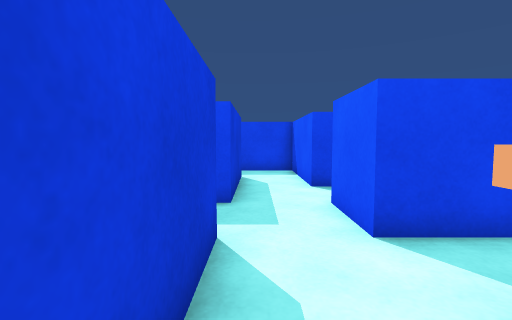
[1] (above)

24 first-person views from a walk through a 3-D level made in the Unity game engine. The camera is 0.62 m above the floor, tilts 4° down and sees 85° across. The floor is counted in squares, 0.5 m on a side. Each view is taken from the middle of a square. On the plan, view 1 faces up. The plan holds only what a view shows up to about 13 squares ahead; the rest is blank. The place goes on beyond the plan. The player character is not drawn.

[2]
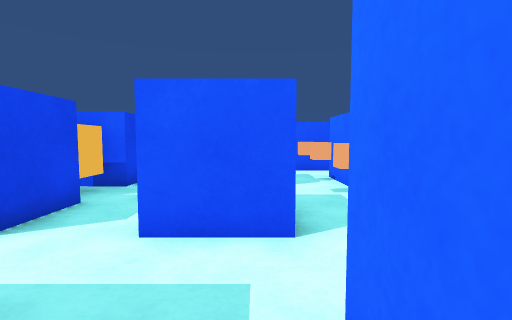

[3]
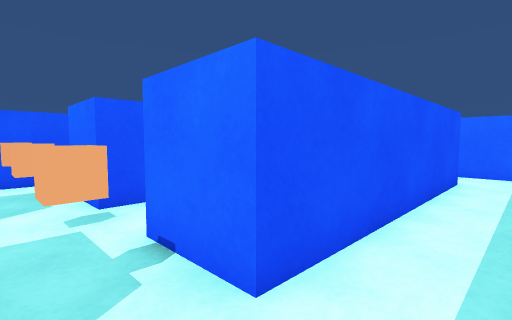

[4]
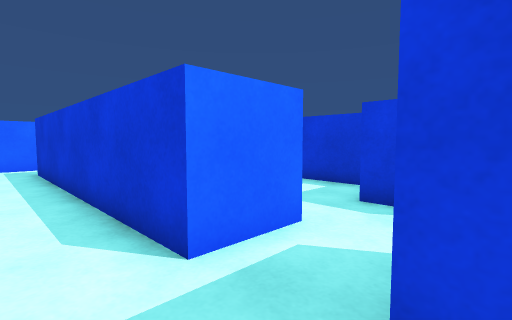

[5]
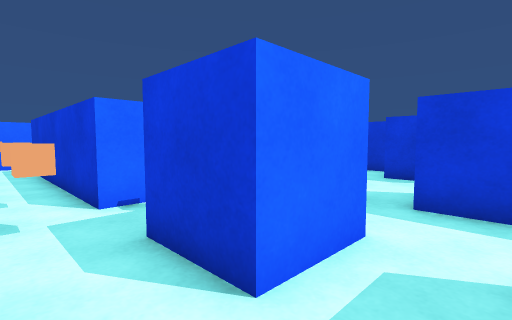

[6]
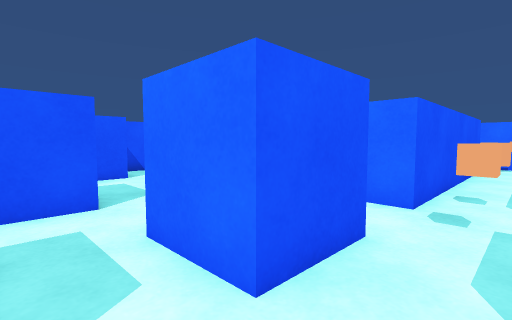

[7]
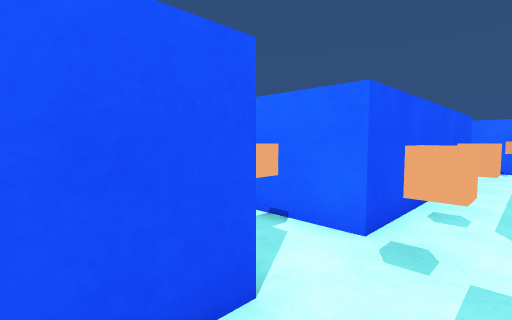

[8]
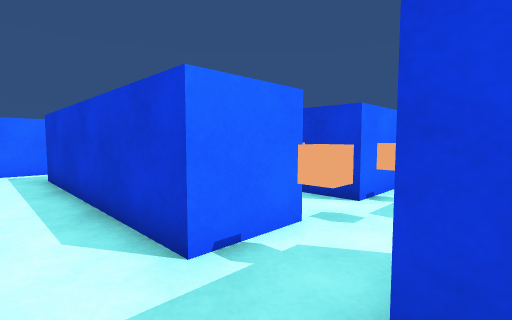

[9]
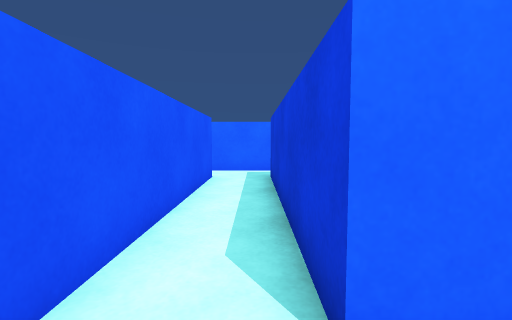

[10]
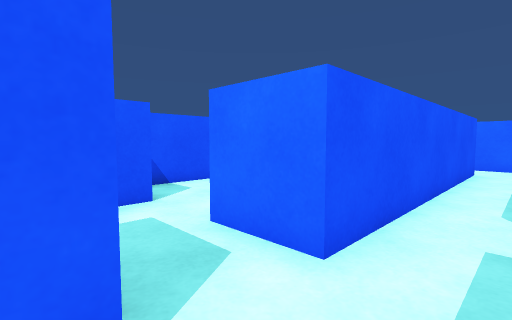

[11]
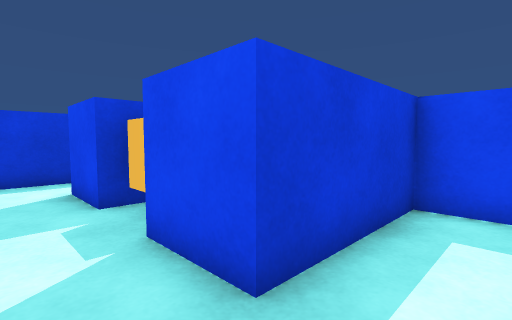

[12]
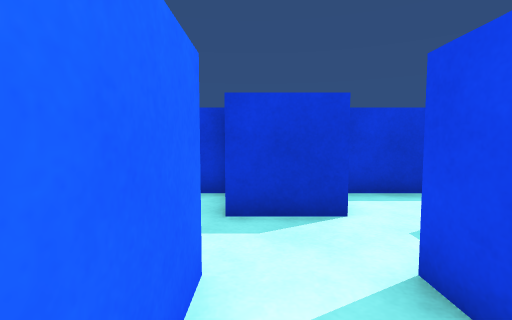

[13]
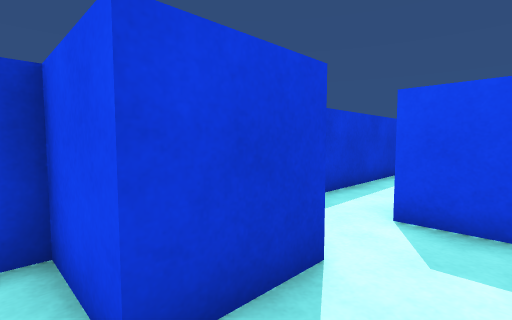

[14]
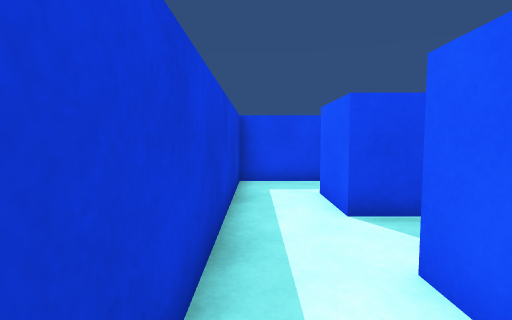

[15]
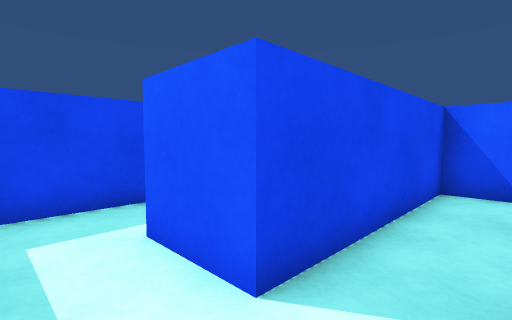

[16]
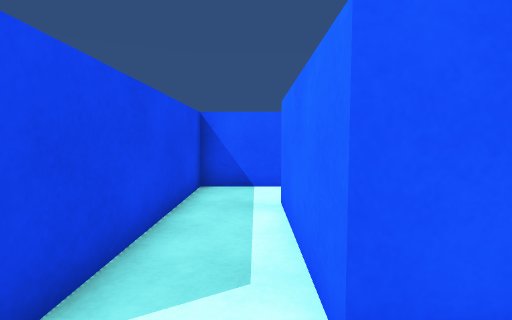

[17]
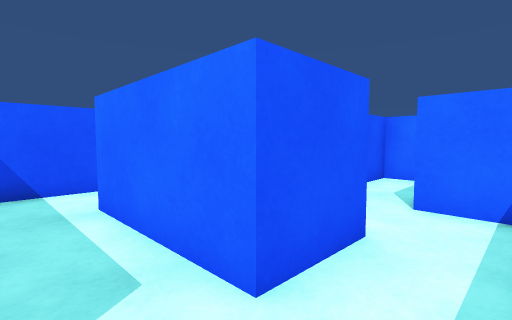

[18]
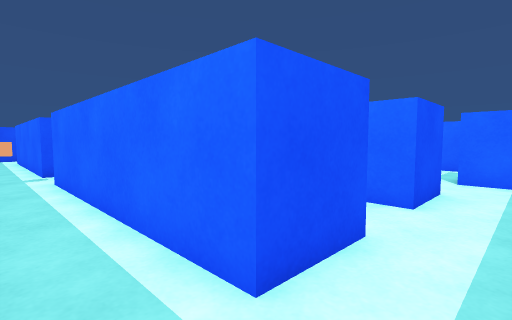

[19]
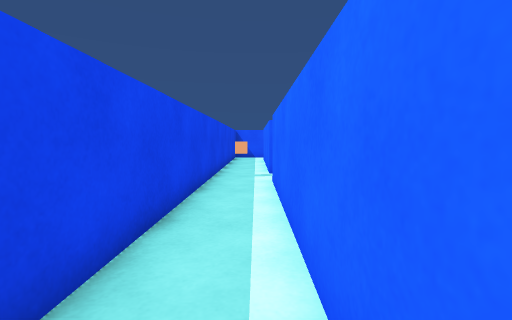

[20]
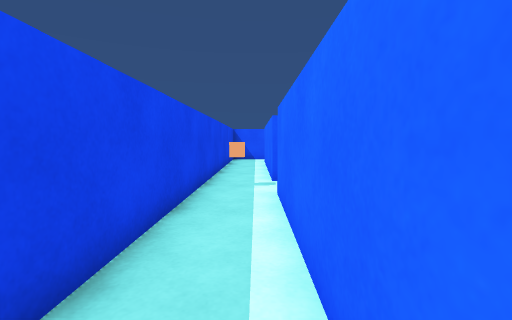

[21]
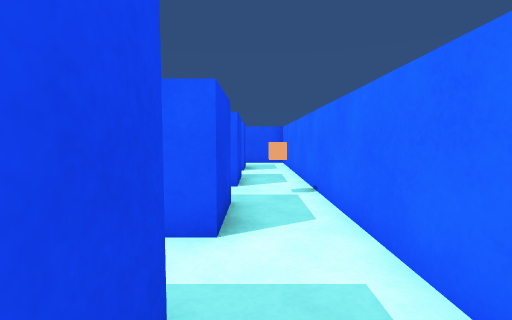

[22]
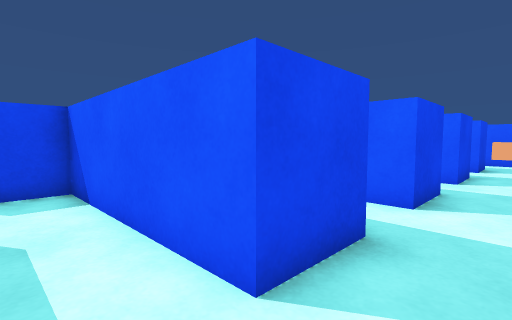

[23]
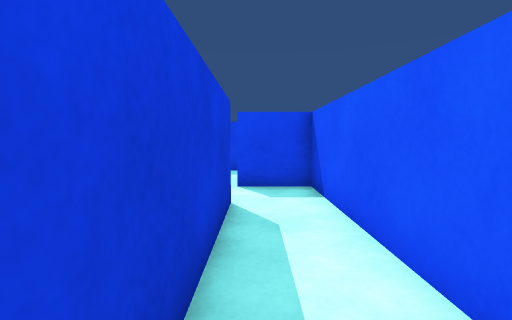

[24]
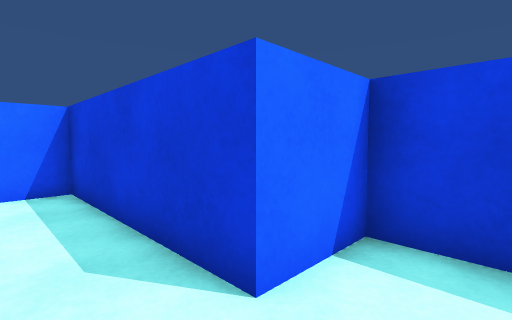

### Floor plan
Points are (right, up) in squares from view 1. A wall is a line through its corners. A room is listed if a view was taken in it or the views show most of it. See-through windows are left out.
Room 1 (views 1, 3, 4, 5, 6, 7, 12)
walls: (1.5, 3.5) (1.5, 5.5) (3.5, 5.5) (3.5, 3.5) (1.5, 3.5); (-0.5, 3.5) (-0.5, -6.5); (5.5, 3.5) (5.5, 5.5); (5.5, 7.5) (5.5, 8.6); (3.5, 8.4) (3.5, 7.5) (1.5, 7.5) (1.5, 9.5); (-0.5, 9.5) (-0.5, 5.5); (5.5, -5.5) (5.5, 1.5); (1.5, -6.5) (1.5, 1.5) (3.5, 1.5) (3.5, -5.5); (-0.8, -8.5) (1.4, -8.5)
ways out: opening at (-1.5, 4.5) to room 2; opening at (2.5, -7.5) to room 3; opening at (4, -6) to room 3; opening at (6.5, 6.5) to room 3; opening at (0.5, 8.5) to room 4; opening at (-1.5, -7.5) to room 6
objects: orange cube (2, 2) to (3, 3); orange cube (4, 0) to (5, 1); orange cube (4, 2) to (5, 3); orange cube (4, 8) to (5, 9)
Room 2 (views 2, 13, 14)
walls: (-5.9, 5.5) (-4.5, 5.5) (-4.5, 3.5) (-6.5, 3.5) (-6.5, 1.6); (-2.6, 3.5) (-0.5, 3.5); (-3.1, 7.5) (-4.5, 7.5) (-4.5, 9.5); (-4, 1.5) (-2.5, 1.5) (-2.5, 2.9); (-0.5, 5.5) (-2.5, 5.5); (-6.5, 9.6) (-6.5, 6.1)
ways out: opening at (-1.5, 4.5) to room 1; opening at (-5.5, 8.5) to room 4; opening at (-5.5, 0.5) to room 6
Room 3 (views 8, 9, 10, 11)
walls: (5.5, 1.5) (7.5, 1.5) (7.5, -6.5) (5.5, -6.5) (5.5, -5.5); (7.5, 4) (7.5, 3.5); (3.5, -5.5) (3.5, -6.5) (1.5, -6.5); (11.5, -6.5) (9.5, -6.5) (9.5, 3.5) (11.5, 3.5); (9.5, 5.4) (9.5, 6.9); (5.5, 5.5) (7.5, 5.5); (1.4, -8.5) (10.8, -8.5); (7.5, 9.5) (7.5, 7.5) (5.5, 7.5)
ways out: opening at (2.5, -7.5) to room 1; opening at (4, -6) to room 1; opening at (6.5, 6.5) to room 1; opening at (8.5, 8.5); opening at (10.5, -7.5); opening at (10.5, 4.5)
objects: orange cube (4, -8) to (5, -7); orange cube (6, 2) to (7, 3)
Room 4 (views 15, 16, 17)
walls: (-4.5, 9.5) (-0.5, 9.5); (-6.5, 13.5) (-6.5, 9.6); (1.5, 9.5) (1.5, 11.5) (-4.5, 11.5) (-4.5, 13.5)
ways out: opening at (0.5, 8.5) to room 1; opening at (-5.5, 8.5) to room 2; opening at (-5.5, 12.5) to room 5
Room 5 (views 18, 19, 20)
walls: (-4.5, 13.5) (2.5, 13.5); (2.4, 15.5) (-6.5, 15.5) (-6.5, 13.5)
ways out: opening at (-5.5, 12.5) to room 4; opening at (3, 15)
Room 6 (views 21, 22, 23, 24)
walls: (-6.5, -1) (-6.5, -2.5) (-4.5, -2.5) (-4.5, -8.5) (-3.2, -8.5); (-0.5, -6.5) (-2.5, -6.5) (-2.5, -0.5) (-4.5, -0.5); (-6.5, 1.6) (-6.5, 0.6)
ways out: opening at (-1.5, -7.5) to room 1; opening at (-5.5, 0.5) to room 2

Positions as (right, up) in squares from view 1, and headings:
1: (0, 0), facing up
2: (-2, 4), facing right
3: (0, 3), facing down-right
4: (1, 6), facing down-left
5: (5, 7), facing down-left
6: (4, 7), facing down-right
7: (4, 5), facing down-right
8: (9, 4), facing down-left
9: (8, 3), facing down
10: (8, 6), facing down-right
11: (9, 6), facing up-left
12: (0, 4), facing left
13: (-3, 3), facing up-left
14: (-6, 7), facing up
15: (-6, 10), facing up-right
16: (-6, 10), facing right
17: (-6, 11), facing down-right
18: (-6, 15), facing down-right
19: (-5, 14), facing right
20: (-3, 14), facing right
21: (-2, -7), facing right
22: (-4, -8), facing up-right
23: (-4, -8), facing up
24: (-3, -1), facing down-left
